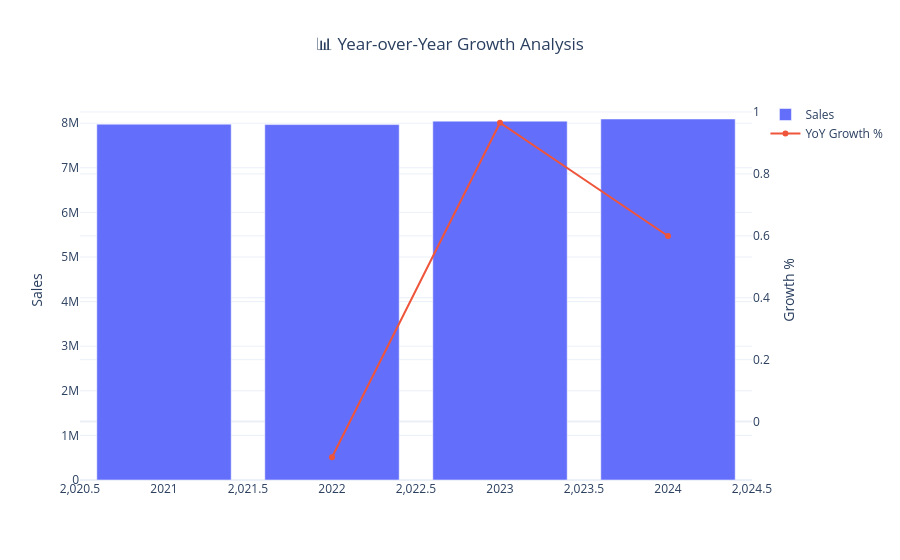

Notebook code cell kept with this figure:
### Code cell
import plotly.graph_objects as go

fig = go.Figure()

# Sales bars
fig.add_trace(go.Bar(
    x=yearly_sales["Year"],
    y=yearly_sales["Sales"],
    name="Sales"
))

# YoY Growth line
fig.add_trace(go.Scatter(
    x=yearly_sales["Year"],
    y=yearly_sales["YoY Growth (%)"],
    mode="lines+markers",
    name="YoY Growth %",
    yaxis="y2"
))

fig.update_layout(
    title="📊 Year-over-Year Growth Analysis",
    title_x=0.5,

    yaxis=dict(title="Sales"),

    yaxis2=dict(
        title="Growth %",
        overlaying="y",
        side="right"
    ),

    template="plotly_white",
    hovermode="x unified"
)

fig.show()

### Figure 1 — Plotly figure (JSON) as saved in the notebook; plotly's stock layout.template omitted (floating-point values rounded to 4 significant figures)
{"data": [{"name": "Sales", "type": "bar", "x": [2021, 2022, 2023, 2024], "y": [7978000.0, 7969000.0, 8046000.0, 8094000.0]}, {"mode": "lines+markers", "name": "YoY Growth %", "type": "scatter", "x": [2021, 2022, 2023, 2024], "y": [NaN, -0.1152, 0.9652, 0.5994], "yaxis": "y2"}], "layout": {"hovermode": "x unified", "title": {"text": "📊 Year-over-Year Growth Analysis", "x": 0.5}, "yaxis": {"title": {"text": "Sales"}}, "yaxis2": {"overlaying": "y", "side": "right", "title": {"text": "Growth %"}}}}
